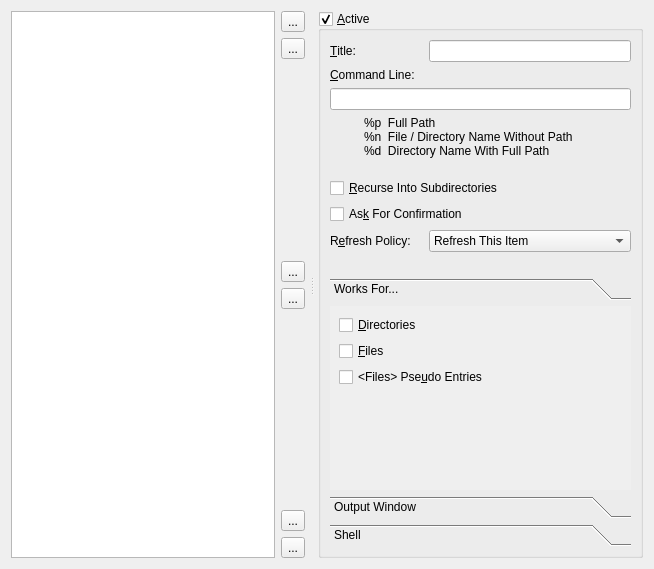
<?xml version="1.0" encoding="UTF-8"?>
<ui version="4.0">
 <class>CleanupConfigPage</class>
 <widget class="QWidget" name="CleanupConfigPage">
  <property name="geometry">
   <rect>
    <x>0</x>
    <y>0</y>
    <width>654</width>
    <height>569</height>
   </rect>
  </property>
  <property name="windowTitle">
   <string>Form</string>
  </property>
  <layout class="QVBoxLayout" name="verticalLayout_7">
   <item>
    <widget class="QSplitter" name="splitter">
     <property name="orientation">
      <enum>Qt::Horizontal</enum>
     </property>
     <property name="handleWidth">
      <number>13</number>
     </property>
     <property name="childrenCollapsible">
      <bool>false</bool>
     </property>
     <widget class="QWidget" name="layoutWidget">
      <layout class="QHBoxLayout" name="horizontalLayout">
       <item>
        <widget class="QListWidget" name="cleanupListWidget">
         <property name="minimumSize">
          <size>
           <width>200</width>
           <height>300</height>
          </size>
         </property>
        </widget>
       </item>
       <item>
        <layout class="QVBoxLayout" name="toolButtonLayout">
         <item>
          <widget class="QToolButton" name="moveToTopButton">
           <property name="toolTip">
            <string>Move the current cleanup action to the top of the list.</string>
           </property>
           <property name="text">
            <string>...</string>
           </property>
           <property name="icon">
            <iconset resource="icons.qrc">
             <normaloff>:/icons/go-top.png</normaloff>:/icons/go-top.png</iconset>
           </property>
          </widget>
         </item>
         <item>
          <widget class="QToolButton" name="moveUpButton">
           <property name="toolTip">
            <string>Move the current cleanup action one position up in the list.</string>
           </property>
           <property name="text">
            <string>...</string>
           </property>
           <property name="icon">
            <iconset resource="icons.qrc">
             <normaloff>:/icons/go-up.png</normaloff>:/icons/go-up.png</iconset>
           </property>
          </widget>
         </item>
         <item>
          <spacer name="toolButtonUpperSpacer">
           <property name="orientation">
            <enum>Qt::Vertical</enum>
           </property>
           <property name="sizeHint" stdset="0">
            <size>
             <width>20</width>
             <height>40</height>
            </size>
           </property>
          </spacer>
         </item>
         <item>
          <widget class="QToolButton" name="addButton">
           <property name="toolTip">
            <string>Create a new cleanup action.
You can create as many as you like.</string>
           </property>
           <property name="text">
            <string>...</string>
           </property>
           <property name="icon">
            <iconset resource="icons.qrc">
             <normaloff>:/icons/add.png</normaloff>:/icons/add.png</iconset>
           </property>
          </widget>
         </item>
         <item>
          <widget class="QToolButton" name="deleteButton">
           <property name="toolTip">
            <string>Delete the current cleanup action.</string>
           </property>
           <property name="text">
            <string>...</string>
           </property>
           <property name="icon">
            <iconset resource="icons.qrc">
             <normaloff>:/icons/remove.png</normaloff>:/icons/remove.png</iconset>
           </property>
          </widget>
         </item>
         <item>
          <spacer name="toolButtonLowerSpacer">
           <property name="orientation">
            <enum>Qt::Vertical</enum>
           </property>
           <property name="sizeHint" stdset="0">
            <size>
             <width>20</width>
             <height>40</height>
            </size>
           </property>
          </spacer>
         </item>
         <item>
          <widget class="QToolButton" name="moveDownButton">
           <property name="toolTip">
            <string>Move the current cleanup action one position down in the list.</string>
           </property>
           <property name="text">
            <string>...</string>
           </property>
           <property name="icon">
            <iconset resource="icons.qrc">
             <normaloff>:/icons/go-down.png</normaloff>:/icons/go-down.png</iconset>
           </property>
          </widget>
         </item>
         <item>
          <widget class="QToolButton" name="moveToBottomButton">
           <property name="toolTip">
            <string>Move the current cleanup action to the bottom of the list.</string>
           </property>
           <property name="text">
            <string>...</string>
           </property>
           <property name="icon">
            <iconset resource="icons.qrc">
             <normaloff>:/icons/go-bottom.png</normaloff>:/icons/go-bottom.png</iconset>
           </property>
          </widget>
         </item>
        </layout>
       </item>
      </layout>
     </widget>
     <widget class="QGroupBox" name="activeGroupBox">
      <property name="minimumSize">
       <size>
        <width>310</width>
        <height>0</height>
       </size>
      </property>
      <property name="toolTip">
       <string>Uncheck to disable this cleanup action completely.</string>
      </property>
      <property name="title">
       <string>&amp;Active</string>
      </property>
      <property name="checkable">
       <bool>true</bool>
      </property>
      <layout class="QVBoxLayout" name="verticalLayout_2">
       <item>
        <layout class="QGridLayout" name="topFieldsGridLayout">
         <item row="0" column="0">
          <widget class="QLabel" name="titleCaption">
           <property name="sizePolicy">
            <sizepolicy hsizetype="Preferred" vsizetype="Preferred">
             <horstretch>1</horstretch>
             <verstretch>0</verstretch>
            </sizepolicy>
           </property>
           <property name="text">
            <string>&amp;Title:</string>
           </property>
           <property name="buddy">
            <cstring>titleLineEdit</cstring>
           </property>
          </widget>
         </item>
         <item row="5" column="0" colspan="2">
          <widget class="QCheckBox" name="askForConfirmationCheckBox">
           <property name="sizePolicy">
            <sizepolicy hsizetype="Minimum" vsizetype="Fixed">
             <horstretch>1</horstretch>
             <verstretch>0</verstretch>
            </sizepolicy>
           </property>
           <property name="toolTip">
            <string>Check this if a confirmation dialog should be
opened before executing the command.
There will be only one confirmation dialog,
even if multiple items are selected or if
the command is executed recursively.</string>
           </property>
           <property name="text">
            <string>As&amp;k For Confirmation</string>
           </property>
          </widget>
         </item>
         <item row="0" column="1">
          <widget class="QLineEdit" name="titleLineEdit">
           <property name="sizePolicy">
            <sizepolicy hsizetype="Expanding" vsizetype="Fixed">
             <horstretch>2</horstretch>
             <verstretch>0</verstretch>
            </sizepolicy>
           </property>
           <property name="toolTip">
            <string>Enter a title for this cleanup action.
This will show up in the menus.
You can add a hotkey with &quot;&amp;&quot;.</string>
           </property>
          </widget>
         </item>
         <item row="3" column="0" colspan="2">
          <layout class="QHBoxLayout" name="miniHelpLayout">
           <item>
            <spacer name="miniHelpLeftSpacer">
             <property name="orientation">
              <enum>Qt::Horizontal</enum>
             </property>
             <property name="sizeType">
              <enum>QSizePolicy::Preferred</enum>
             </property>
             <property name="sizeHint" stdset="0">
              <size>
               <width>34</width>
               <height>20</height>
              </size>
             </property>
            </spacer>
           </item>
           <item>
            <widget class="QLabel" name="miniHelpLabel">
             <property name="toolTip">
              <string>These are the macros you can use in the command.
Both %p and %n always contain only one item.
If multiple items are selected, the command will be
executed multiple times.</string>
             </property>
             <property name="text">
              <string>%p  Full Path
%n  File / Directory Name Without Path
%d  Directory Name With Full Path
</string>
             </property>
             <property name="alignment">
              <set>Qt::AlignLeading|Qt::AlignLeft|Qt::AlignVCenter</set>
             </property>
            </widget>
           </item>
           <item>
            <spacer name="miniHelpRightSpacer">
             <property name="orientation">
              <enum>Qt::Horizontal</enum>
             </property>
             <property name="sizeHint" stdset="0">
              <size>
               <width>40</width>
               <height>20</height>
              </size>
             </property>
            </spacer>
           </item>
          </layout>
         </item>
         <item row="1" column="0">
          <widget class="QLabel" name="commandCaption">
           <property name="sizePolicy">
            <sizepolicy hsizetype="Preferred" vsizetype="Preferred">
             <horstretch>1</horstretch>
             <verstretch>0</verstretch>
            </sizepolicy>
           </property>
           <property name="text">
            <string>&amp;Command Line:</string>
           </property>
           <property name="buddy">
            <cstring>commandLineEdit</cstring>
           </property>
          </widget>
         </item>
         <item row="2" column="0" colspan="2">
          <widget class="QLineEdit" name="commandLineEdit">
           <property name="toolTip">
            <string>Enter the command to be executed here.
Each command will be executed with a shell.

If multiple items are selected, the command
will be executed once for each selected item.</string>
           </property>
          </widget>
         </item>
         <item row="4" column="0" colspan="2">
          <widget class="QCheckBox" name="recurseCheckBox">
           <property name="sizePolicy">
            <sizepolicy hsizetype="Minimum" vsizetype="Fixed">
             <horstretch>1</horstretch>
             <verstretch>0</verstretch>
            </sizepolicy>
           </property>
           <property name="toolTip">
            <string>Select if the command should be executed recursively
for each directory in the selected branch.
The command will be called separately for each directory level.</string>
           </property>
           <property name="text">
            <string>&amp;Recurse Into Subdirectories</string>
           </property>
          </widget>
         </item>
         <item row="6" column="1">
          <widget class="QComboBox" name="refreshPolicyComboBox">
           <property name="sizePolicy">
            <sizepolicy hsizetype="Preferred" vsizetype="Fixed">
             <horstretch>2</horstretch>
             <verstretch>0</verstretch>
            </sizepolicy>
           </property>
           <property name="toolTip">
            <string>This specifies if and how the directory tree should be
re-read from disk after the cleanup action is finished.</string>
           </property>
           <property name="currentIndex">
            <number>1</number>
           </property>
           <item>
            <property name="text">
             <string>No Refresh</string>
            </property>
           </item>
           <item>
            <property name="text">
             <string>Refresh This Item</string>
            </property>
           </item>
           <item>
            <property name="text">
             <string>Refresh This Item's Parent</string>
            </property>
           </item>
           <item>
            <property name="text">
             <string>Assume Item Has Been Deleted</string>
            </property>
           </item>
          </widget>
         </item>
         <item row="6" column="0">
          <widget class="QLabel" name="refreshPolicyCaption">
           <property name="sizePolicy">
            <sizepolicy hsizetype="Preferred" vsizetype="Preferred">
             <horstretch>1</horstretch>
             <verstretch>0</verstretch>
            </sizepolicy>
           </property>
           <property name="text">
            <string>R&amp;efresh Policy:</string>
           </property>
           <property name="buddy">
            <cstring>refreshPolicyComboBox</cstring>
           </property>
          </widget>
         </item>
        </layout>
       </item>
       <item>
        <spacer name="toolBoxSpacer">
         <property name="orientation">
          <enum>Qt::Vertical</enum>
         </property>
         <property name="sizeType">
          <enum>QSizePolicy::Preferred</enum>
         </property>
         <property name="sizeHint" stdset="0">
          <size>
           <width>20</width>
           <height>20</height>
          </size>
         </property>
        </spacer>
       </item>
       <item>
        <widget class="QToolBox" name="toolBox">
         <property name="sizePolicy">
          <sizepolicy hsizetype="Preferred" vsizetype="MinimumExpanding">
           <horstretch>0</horstretch>
           <verstretch>0</verstretch>
          </sizepolicy>
         </property>
         <property name="currentIndex">
          <number>0</number>
         </property>
         <widget class="QWidget" name="worksForPage">
          <property name="geometry">
           <rect>
            <x>0</x>
            <y>0</y>
            <width>330</width>
            <height>147</height>
           </rect>
          </property>
          <attribute name="label">
           <string>Works For...</string>
          </attribute>
          <layout class="QVBoxLayout" name="worksForPageLayout">
           <item>
            <layout class="QVBoxLayout" name="verticalLayout">
             <item>
              <widget class="QCheckBox" name="worksForDirCheckBox">
               <property name="toolTip">
                <string>Check this if the command can be applied to directories.</string>
               </property>
               <property name="text">
                <string>&amp;Directories</string>
               </property>
              </widget>
             </item>
             <item>
              <widget class="QCheckBox" name="worksForFilesCheckBox">
               <property name="toolTip">
                <string>Check this if the command can be applied to files.</string>
               </property>
               <property name="text">
                <string>&amp;Files</string>
               </property>
              </widget>
             </item>
             <item>
              <widget class="QCheckBox" name="worksForDotEntriesCheckBox">
               <property name="toolTip">
                <string>Check this if the command can be applied to the &lt;Files&gt; entries in the tree.
Note that they don't really have a counterpart on the disk.</string>
               </property>
               <property name="text">
                <string>&lt;Files&gt; Pse&amp;udo Entries</string>
               </property>
              </widget>
             </item>
            </layout>
           </item>
           <item>
            <spacer name="worksForPageSpacer">
             <property name="orientation">
              <enum>Qt::Vertical</enum>
             </property>
             <property name="sizeHint" stdset="0">
              <size>
               <width>20</width>
               <height>40</height>
              </size>
             </property>
            </spacer>
           </item>
          </layout>
         </widget>
         <widget class="QWidget" name="outputWindowPage">
          <property name="geometry">
           <rect>
            <x>0</x>
            <y>0</y>
            <width>330</width>
            <height>152</height>
           </rect>
          </property>
          <attribute name="label">
           <string>Output Window</string>
          </attribute>
          <layout class="QVBoxLayout" name="verticalLayout_4">
           <item>
            <layout class="QGridLayout" name="outputWindowPageGridLayout">
             <item row="0" column="0">
              <widget class="QLabel" name="outputWindowPolicyCaption">
               <property name="sizePolicy">
                <sizepolicy hsizetype="Preferred" vsizetype="Preferred">
                 <horstretch>1</horstretch>
                 <verstretch>0</verstretch>
                </sizepolicy>
               </property>
               <property name="text">
                <string>&amp;Policy:</string>
               </property>
               <property name="buddy">
                <cstring>outputWindowPolicyComboBox</cstring>
               </property>
              </widget>
             </item>
             <item row="0" column="1">
              <widget class="QComboBox" name="outputWindowPolicyComboBox">
               <property name="sizePolicy">
                <sizepolicy hsizetype="Preferred" vsizetype="Fixed">
                 <horstretch>4</horstretch>
                 <verstretch>0</verstretch>
                </sizepolicy>
               </property>
               <property name="toolTip">
                <string>Select if and when to open a window for the output of the command.
If there is an error, the output window is always opened unless
&quot;Never Show&quot; is selected here.
&quot;Show After Timeout&quot; is a useful setting for most cases.</string>
               </property>
               <property name="currentIndex">
                <number>2</number>
               </property>
               <item>
                <property name="text">
                 <string>Show Always</string>
                </property>
               </item>
               <item>
                <property name="text">
                 <string>Show If Error Output</string>
                </property>
               </item>
               <item>
                <property name="text">
                 <string>Show After Timeout</string>
                </property>
               </item>
               <item>
                <property name="text">
                 <string>Never Show</string>
                </property>
               </item>
              </widget>
             </item>
             <item row="1" column="0">
              <widget class="QLabel" name="outputWindowTimeoutCaption">
               <property name="sizePolicy">
                <sizepolicy hsizetype="Preferred" vsizetype="Preferred">
                 <horstretch>1</horstretch>
                 <verstretch>0</verstretch>
                </sizepolicy>
               </property>
               <property name="text">
                <string>Ti&amp;meout:</string>
               </property>
               <property name="buddy">
                <cstring>outputWindowTimeoutSpinBox</cstring>
               </property>
              </widget>
             </item>
             <item row="1" column="1">
              <widget class="QDoubleSpinBox" name="outputWindowTimeoutSpinBox">
               <property name="sizePolicy">
                <sizepolicy hsizetype="Minimum" vsizetype="Fixed">
                 <horstretch>2</horstretch>
                 <verstretch>0</verstretch>
                </sizepolicy>
               </property>
               <property name="toolTip">
                <string>Set the timeout for the &quot;Show After Timeout&quot; setting.
Don't underestimate your computer: It can get more
done in half a second than you might think.
On the other hand, waiting for half a second feels
longer than you might think.</string>
               </property>
               <property name="suffix">
                <string> sec</string>
               </property>
               <property name="decimals">
                <number>1</number>
               </property>
               <property name="maximum">
                <double>300.000000000000000</double>
               </property>
               <property name="value">
                <double>0.500000000000000</double>
               </property>
              </widget>
             </item>
             <item row="2" column="0" colspan="2">
              <widget class="QCheckBox" name="outputWindowAutoCloseCheckBox">
               <property name="toolTip">
                <string>Check this to automatically close the
output window if there was no error.
If you are interested in the output of your
command, uncheck this.</string>
               </property>
               <property name="text">
                <string>Auto C&amp;lose If No Error</string>
               </property>
               <property name="checked">
                <bool>true</bool>
               </property>
              </widget>
             </item>
            </layout>
           </item>
           <item>
            <spacer name="outputWindowPageSpacer">
             <property name="orientation">
              <enum>Qt::Vertical</enum>
             </property>
             <property name="sizeType">
              <enum>QSizePolicy::MinimumExpanding</enum>
             </property>
             <property name="sizeHint" stdset="0">
              <size>
               <width>20</width>
               <height>40</height>
              </size>
             </property>
            </spacer>
           </item>
          </layout>
         </widget>
         <widget class="QWidget" name="shellPage">
          <property name="geometry">
           <rect>
            <x>0</x>
            <y>0</y>
            <width>330</width>
            <height>142</height>
           </rect>
          </property>
          <attribute name="label">
           <string>Shell</string>
          </attribute>
          <layout class="QVBoxLayout" name="verticalLayout_5">
           <item>
            <layout class="QHBoxLayout" name="shellPageLayout">
             <item>
              <widget class="QLabel" name="shellCaption">
               <property name="sizePolicy">
                <sizepolicy hsizetype="Preferred" vsizetype="Preferred">
                 <horstretch>1</horstretch>
                 <verstretch>1</verstretch>
                </sizepolicy>
               </property>
               <property name="text">
                <string>&amp;Shell:</string>
               </property>
               <property name="buddy">
                <cstring>shellComboBox</cstring>
               </property>
              </widget>
             </item>
             <item>
              <widget class="QComboBox" name="shellComboBox">
               <property name="sizePolicy">
                <sizepolicy hsizetype="Preferred" vsizetype="Fixed">
                 <horstretch>3</horstretch>
                 <verstretch>0</verstretch>
                </sizepolicy>
               </property>
               <property name="toolTip">
                <string>Select a shell here or enter your favourite one.

Each command is executed with a shell and the &quot;-c&quot; option.
Shells may behave differently for wildcards and special characters.

If you are setting this up for other users, better stay on the safe side
and select a shell with a well-known behaviour like /bin/bash.</string>
               </property>
               <property name="editable">
                <bool>true</bool>
               </property>
               <item>
                <property name="text">
                 <string>$SHELL (Login Shell)</string>
                </property>
               </item>
               <item>
                <property name="text">
                 <string>/bin/bash</string>
                </property>
               </item>
               <item>
                <property name="text">
                 <string>/bin/sh</string>
                </property>
               </item>
              </widget>
             </item>
            </layout>
           </item>
           <item>
            <widget class="QLabel" name="shellMiniHelp">
             <property name="text">
              <string>Each command is executed with a shell
and the '-c' option.</string>
             </property>
            </widget>
           </item>
           <item>
            <spacer name="shellPageSpacer">
             <property name="orientation">
              <enum>Qt::Vertical</enum>
             </property>
             <property name="sizeType">
              <enum>QSizePolicy::MinimumExpanding</enum>
             </property>
             <property name="sizeHint" stdset="0">
              <size>
               <width>20</width>
               <height>20</height>
              </size>
             </property>
            </spacer>
           </item>
          </layout>
         </widget>
        </widget>
       </item>
      </layout>
     </widget>
    </widget>
   </item>
  </layout>
 </widget>
 <resources>
  <include location="icons.qrc"/>
 </resources>
 <connections/>
</ui>
